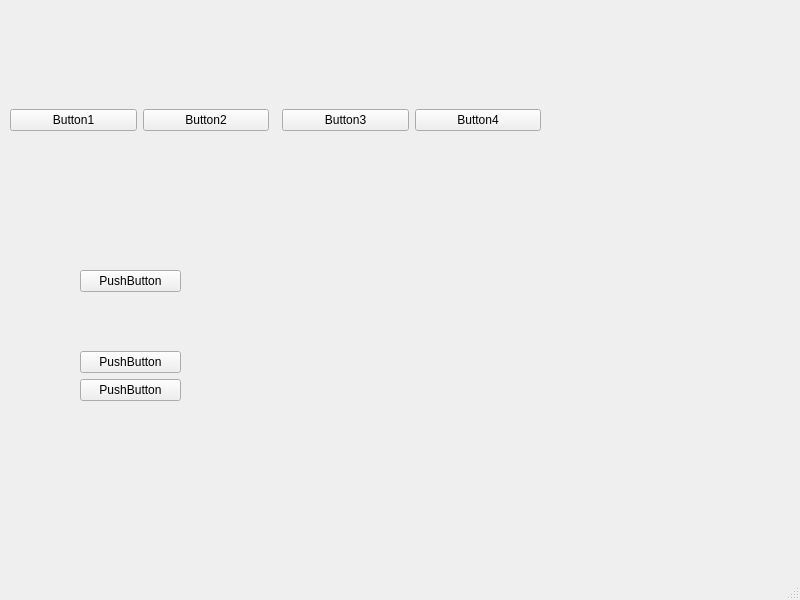
<?xml version="1.0" encoding="UTF-8"?>
<ui version="4.0">
 <class>MainWindow</class>
 <widget class="QMainWindow" name="MainWindow">
  <property name="geometry">
   <rect>
    <x>0</x>
    <y>0</y>
    <width>800</width>
    <height>600</height>
   </rect>
  </property>
  <property name="windowTitle">
   <string>MainWindow</string>
  </property>
  <widget class="QWidget" name="centralwidget">
   <widget class="QWidget" name="">
    <property name="geometry">
     <rect>
      <x>10</x>
      <y>30</y>
      <width>531</width>
      <height>181</height>
     </rect>
    </property>
    <layout class="QHBoxLayout" name="horizontalLayout">
     <item>
      <widget class="QPushButton" name="pushButton">
       <property name="text">
        <string>Button1</string>
       </property>
      </widget>
     </item>
     <item>
      <widget class="QPushButton" name="pushButton_2">
       <property name="text">
        <string>Button2</string>
       </property>
      </widget>
     </item>
     <item>
      <spacer name="horizontalSpacer_2">
       <property name="orientation">
        <enum>Qt::Horizontal</enum>
       </property>
       <property name="sizeType">
        <enum>QSizePolicy::Expanding</enum>
       </property>
      </spacer>
     </item>
     <item>
      <widget class="QPushButton" name="pushButton_3">
       <property name="text">
        <string>Button3</string>
       </property>
      </widget>
     </item>
     <item>
      <widget class="QPushButton" name="pushButton_4">
       <property name="text">
        <string>Button4</string>
       </property>
      </widget>
     </item>
    </layout>
   </widget>
   <widget class="QWidget" name="">
    <property name="geometry">
     <rect>
      <x>80</x>
      <y>270</y>
      <width>101</width>
      <height>131</height>
     </rect>
    </property>
    <layout class="QVBoxLayout" name="verticalLayout">
     <item>
      <widget class="QPushButton" name="pushButton_5">
       <property name="text">
        <string>PushButton</string>
       </property>
      </widget>
     </item>
     <item>
      <spacer name="verticalSpacer">
       <property name="orientation">
        <enum>Qt::Vertical</enum>
       </property>
       <property name="sizeHint" stdset="0">
        <size>
         <width>20</width>
         <height>40</height>
        </size>
       </property>
      </spacer>
     </item>
     <item>
      <widget class="QPushButton" name="pushButton_6">
       <property name="text">
        <string>PushButton</string>
       </property>
      </widget>
     </item>
     <item>
      <widget class="QPushButton" name="pushButton_7">
       <property name="text">
        <string>PushButton</string>
       </property>
      </widget>
     </item>
    </layout>
   </widget>
  </widget>
  <widget class="QMenuBar" name="menubar">
   <property name="geometry">
    <rect>
     <x>0</x>
     <y>0</y>
     <width>800</width>
     <height>23</height>
    </rect>
   </property>
  </widget>
  <widget class="QStatusBar" name="statusbar"/>
 </widget>
 <resources/>
 <connections/>
</ui>
